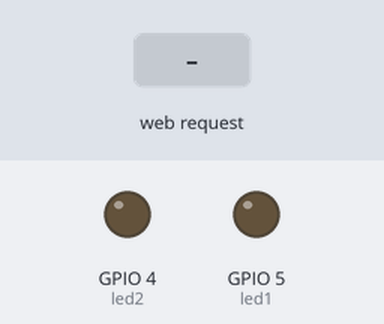
A sketch run on a simulated ESP8266 (NodeMCU). Shown: output pins drawn as LEDs (lit = HIGH). Inputs (shaded band) come from the test bench. WiFi joins after 1.5 s; servers stay silent unless stated; what the sketch prints to the serial monitor is not drawn.

Above: at 2.7 s.
2.8 s: HTTP request GET /r1on received
At 3.7 s:
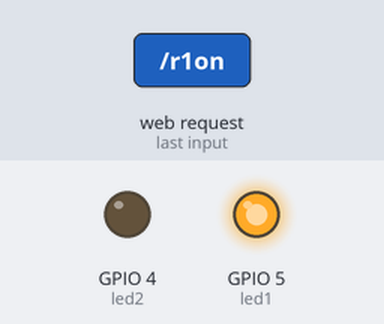
4.3 s: HTTP request GET /r2on received
At 4.8 s:
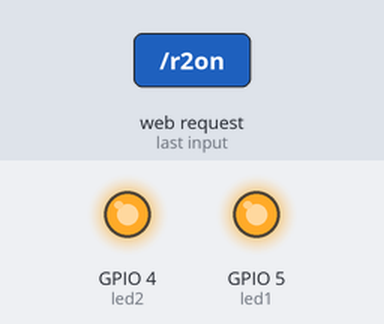
5.8 s: HTTP request GET /r1off received
At 7.0 s:
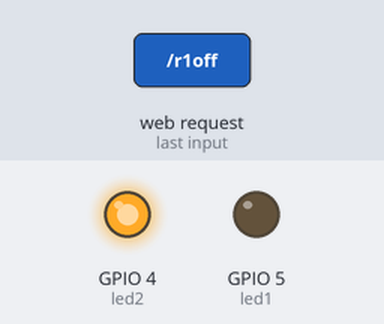
7.3 s: HTTP request GET /r2off received
At 8.4 s:
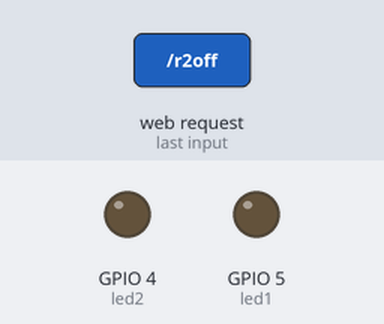
Timing chart, 0 to 9.8 s (numbered marks = the images above; inputs shaded):
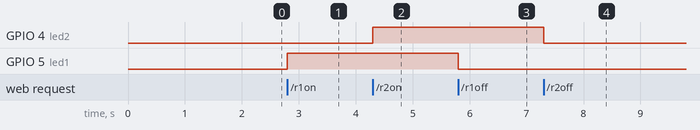

Measured:
- after the input at 2.8 s, GPIO 5 (led1): LOW → HIGH at once
- after the input at 4.3 s, GPIO 4 (led2): LOW → HIGH at once
- after the input at 5.8 s, GPIO 5 (led1): HIGH → LOW at once
- after the input at 7.3 s, GPIO 4 (led2): HIGH → LOW at once

The sketch:

voice_home.ino
```cpp
#include <ESP8266WiFi.h>

WiFiClient client;
WiFiServer server(80);

const char* ssid = "JioFiber-NuN5N";
const char* password = "adi123adi";
String command = ""; // Command received from Android device

// Set LED Pins
int led1 = 5;  // GPIO5 (D1)
int led2 = 4;  // GPIO4 (D2)

void setup()
{
  Serial.begin(115200);

  pinMode(led1, OUTPUT);
  pinMode(led2, OUTPUT);

  digitalWrite(led1, LOW); // Turn off initially (assuming active high LED)
  digitalWrite(led2, LOW); // Turn off initially (assuming active high LED)

  connectWiFi();
  server.begin();
}

void loop()
{
    client = server.available();
    if (!client) return;
    command = checkClient();
    command.replace("%20", " ");
    Serial.println("Received command: " + command);

    // Expanded command recognition to handle more voice command variations
    if (command == "r1on" || command == "turn on relay 1" || command == "relay 1 on" || command == "relay one on") {
        digitalWrite(led1, HIGH); // Turn on LED1
        Serial.println("LED1 turned ON");
    } else if (command == "r1off" || command == "turn off relay 1" || command == "relay 1 off" || command == "relay one off"|| command == "relay one of") {
        digitalWrite(led1, LOW); // Turn off LED1
        Serial.println("LED1 turned OFF");
    } else if (command == "r2on" || command == "turn on relay 2" || command == "relay 2 on" || command == "relay two on") {
        digitalWrite(led2, HIGH); // Turn on LED2
        Serial.println("LED2 turned ON");
    } else if (command == "r2off" || command == "turn off relay 2" || command == "relay 2 off" || command == "relay two off") {
        digitalWrite(led2, LOW); // Turn off LED2
        Serial.println("LED2 turned OFF");
    } else {
        Serial.println("Unknown command");
    }

    sendBackEcho(command); // Send command echo back to Android device
    command = "";
}

/* connecting WiFi */
void connectWiFi()
{
  Serial.println("Connecting to WIFI");
  WiFi.begin(ssid, password);
  while ((WiFi.status() != WL_CONNECTED))
  {
    delay(300);
    Serial.print("..");
  }
  Serial.println("");
  Serial.println("WiFi connected");
  Serial.println("NodeMCU Local IP is: ");
  Serial.print(WiFi.localIP());
}

/* check command received from Android Device */
String checkClient(void)
{
  while(!client.available()) delay(1);
  String request = client.readStringUntil('\r');
  request.remove(0, 5);  // Remove "GET /"
  request.remove(request.length() - 9, 9); // Remove " HTTP/1.1"
  return request;
}

/* send command echo back to android device */
void sendBackEcho(String echo)
{
  client.println("HTTP/1.1 200 OK ");
  client.println("Content-Type: text/html");
  client.println("");
  client.println("<!DOCTYPE HTML>");
  client.println("<html>");
  client.println(echo);
  client.println("</html>");
  client.stop();
  delay(1);
}
```
